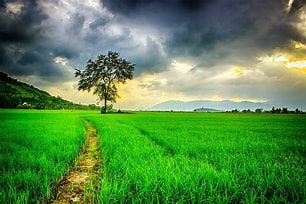
#> input picture CG&ITIP/lab/th (1).jpg, 306 x 204 px
$ python p5.py
#> lines starting #> are read from the running program, lines starting #| are printed output that depends on the picture; after the words box and inside, x2 and y2 are one past the last pixel; in counts of white or black regions, pixels touching at a corner belong together
import cv2
from matplotlib import pyplot as plt

plt.figure(figsize=(12, 6))  # Adjusted figure size for better display

# Image path
image_path = "th (1).jpg"

# Reading an image
src = cv2.imread(image_path)
#> src is the input picture: shape (204, 306, 3); mean B, G, R 74.3, 135.7, 87.2
gray = cv2.cvtColor(src, cv2.COLOR_BGR2GRAY)
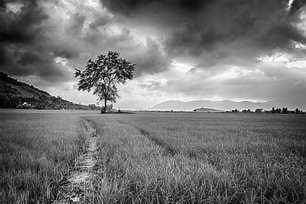
#> gray: shape (204, 306); min 0, max 253, mean 114.2

# Find Canny edges
edged = cv2.Canny(gray, 30, 200)
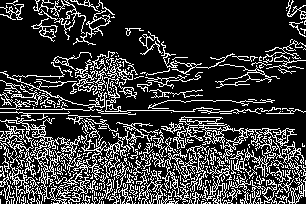
#> edged: shape (204, 306); 22% white in thin lines or dots

# Find contours
contours, hierarchy = cv2.findContours(edged, cv2.RETR_EXTERNAL, cv2.CHAIN_APPROX_NONE)
#> contours = 297 contours, 253 with area under 20; largest, box (x1, y1, x2, y2) and area: (0, 117, 107, 186) 1482, (202, 125, 297, 164) 771, (53, 52, 108, 95) 375, (179, 116, 227, 141) 304, (215, 64, 280, 88) 290

# Print number of contours found
print("Number of Contours found = " + str(len(contours)))
#| Number of Contours found = 297

# Draw all contours on a copy of the original image
contour_image = src.copy()
cv2.drawContours(contour_image, contours, -1, (0, 255, 0), 1)
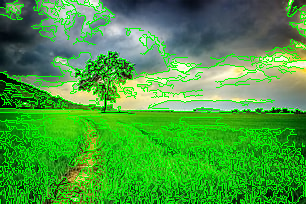
#> contour_image: shape (204, 306, 3); mean B, G, R 62.9, 159.1, 71.5

# Display Canny edges
plt.subplot(1, 2, 1)
plt.imshow(edged, cmap='gray')
plt.axis('off')
plt.title("Canny Edges After Contouring")

# Display image with contours
plt.subplot(1, 2, 2)
plt.imshow(cv2.cvtColor(contour_image, cv2.COLOR_BGR2RGB))
plt.axis('off')
plt.title("Contours")

plt.tight_layout()
plt.show()
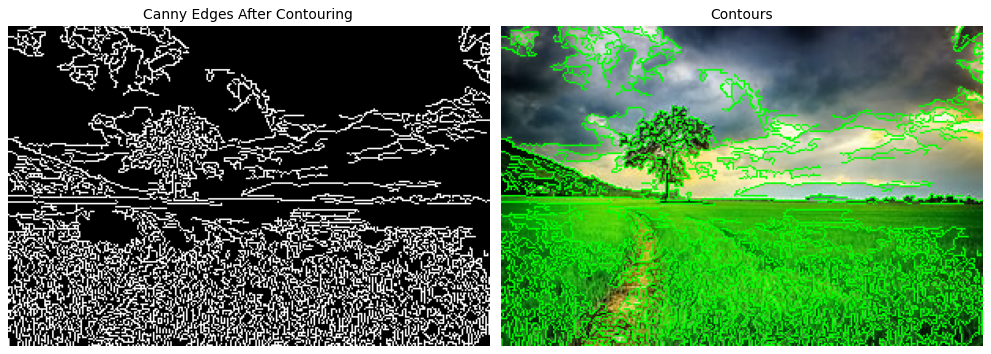
#> figure drawn by matplotlib, 2 panels
